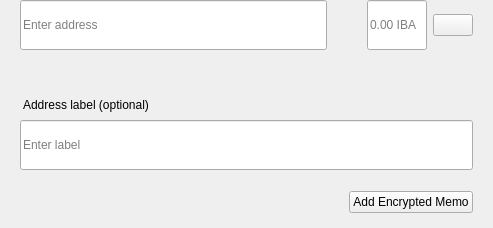
<?xml version="1.0" encoding="UTF-8"?>
<ui version="4.0">
 <class>SendMultiRow</class>
 <widget class="QWidget" name="SendMultiRow">
  <property name="geometry">
   <rect>
    <x>0</x>
    <y>0</y>
    <width>493</width>
    <height>228</height>
   </rect>
  </property>
  <property name="minimumSize">
   <size>
    <width>0</width>
    <height>0</height>
   </size>
  </property>
  <property name="maximumSize">
   <size>
    <width>16777215</width>
    <height>16777215</height>
   </size>
  </property>
  <property name="windowTitle">
   <string>Form</string>
  </property>
  <layout class="QVBoxLayout" name="verticalLayout_3">
   <property name="spacing">
    <number>0</number>
   </property>
   <property name="leftMargin">
    <number>0</number>
   </property>
   <property name="topMargin">
    <number>0</number>
   </property>
   <property name="rightMargin">
    <number>20</number>
   </property>
   <property name="bottomMargin">
    <number>5</number>
   </property>
   <item alignment="Qt::AlignTop">
    <widget class="QWidget" name="widget" native="true">
     <property name="sizePolicy">
      <sizepolicy hsizetype="Expanding" vsizetype="Maximum">
       <horstretch>0</horstretch>
       <verstretch>0</verstretch>
      </sizepolicy>
     </property>
     <property name="minimumSize">
      <size>
       <width>0</width>
       <height>60</height>
      </size>
     </property>
     <property name="maximumSize">
      <size>
       <width>16777215</width>
       <height>85</height>
      </size>
     </property>
     <layout class="QHBoxLayout" name="horizontalLayout" stretch="6,0,2">
      <property name="spacing">
       <number>0</number>
      </property>
      <property name="leftMargin">
       <number>8</number>
      </property>
      <property name="topMargin">
       <number>0</number>
      </property>
      <property name="rightMargin">
       <number>0</number>
      </property>
      <property name="bottomMargin">
       <number>0</number>
      </property>
      <item alignment="Qt::AlignTop">
       <widget class="QStackedWidget" name="stackedAddress">
        <property name="minimumSize">
         <size>
          <width>0</width>
          <height>50</height>
         </size>
        </property>
        <property name="maximumSize">
         <size>
          <width>16777215</width>
          <height>50</height>
         </size>
        </property>
        <widget class="QWidget" name="page_4">
         <property name="sizePolicy">
          <sizepolicy hsizetype="Expanding" vsizetype="Preferred">
           <horstretch>0</horstretch>
           <verstretch>0</verstretch>
          </sizepolicy>
         </property>
         <property name="minimumSize">
          <size>
           <width>0</width>
           <height>50</height>
          </size>
         </property>
         <property name="maximumSize">
          <size>
           <width>16777215</width>
           <height>55</height>
          </size>
         </property>
         <layout class="QVBoxLayout" name="verticalLayout_7">
          <property name="spacing">
           <number>0</number>
          </property>
          <property name="leftMargin">
           <number>12</number>
          </property>
          <property name="topMargin">
           <number>0</number>
          </property>
          <property name="rightMargin">
           <number>0</number>
          </property>
          <property name="bottomMargin">
           <number>0</number>
          </property>
          <item>
           <widget class="QLineEdit" name="lineEditAddress">
            <property name="minimumSize">
             <size>
              <width>0</width>
              <height>50</height>
             </size>
            </property>
            <property name="maximumSize">
             <size>
              <width>16777215</width>
              <height>50</height>
             </size>
            </property>
            <property name="placeholderText">
             <string>Enter address</string>
            </property>
           </widget>
          </item>
         </layout>
        </widget>
        <widget class="QWidget" name="page_3"/>
       </widget>
      </item>
      <item>
       <spacer name="horizontalSpacer_3">
        <property name="orientation">
         <enum>Qt::Horizontal</enum>
        </property>
        <property name="sizeType">
         <enum>QSizePolicy::Fixed</enum>
        </property>
        <property name="sizeHint" stdset="0">
         <size>
          <width>40</width>
          <height>20</height>
         </size>
        </property>
       </spacer>
      </item>
      <item>
       <layout class="QHBoxLayout" name="horizontalLayout_2">
        <property name="spacing">
         <number>6</number>
        </property>
        <item alignment="Qt::AlignTop">
         <widget class="QLineEdit" name="lineEditAmount">
          <property name="sizePolicy">
           <sizepolicy hsizetype="Expanding" vsizetype="Preferred">
            <horstretch>0</horstretch>
            <verstretch>0</verstretch>
           </sizepolicy>
          </property>
          <property name="minimumSize">
           <size>
            <width>0</width>
            <height>50</height>
           </size>
          </property>
          <property name="maximumSize">
           <size>
            <width>16777215</width>
            <height>50</height>
           </size>
          </property>
          <property name="maxLength">
           <number>17</number>
          </property>
          <property name="alignment">
           <set>Qt::AlignLeading|Qt::AlignLeft|Qt::AlignVCenter</set>
          </property>
          <property name="placeholderText">
           <string notr="true">0.00 IBA</string>
          </property>
         </widget>
        </item>
        <item>
         <layout class="QVBoxLayout" name="verticalLayout">
          <property name="topMargin">
           <number>14</number>
          </property>
          <property name="bottomMargin">
           <number>0</number>
          </property>
          <item alignment="Qt::AlignTop">
           <widget class="QPushButton" name="btnMenu">
            <property name="minimumSize">
             <size>
              <width>0</width>
              <height>0</height>
             </size>
            </property>
            <property name="maximumSize">
             <size>
              <width>16777215</width>
              <height>16777215</height>
             </size>
            </property>
            <property name="focusPolicy">
             <enum>Qt::NoFocus</enum>
            </property>
            <property name="text">
             <string/>
            </property>
           </widget>
          </item>
         </layout>
        </item>
       </layout>
      </item>
     </layout>
    </widget>
   </item>
   <item>
    <widget class="QWidget" name="layoutLabel" native="true">
     <property name="minimumSize">
      <size>
       <width>0</width>
       <height>0</height>
      </size>
     </property>
     <property name="maximumSize">
      <size>
       <width>16777215</width>
       <height>16777215</height>
      </size>
     </property>
     <layout class="QVBoxLayout" name="verticalLayout_9">
      <property name="spacing">
       <number>6</number>
      </property>
      <property name="leftMargin">
       <number>20</number>
      </property>
      <property name="topMargin">
       <number>0</number>
      </property>
      <property name="rightMargin">
       <number>0</number>
      </property>
      <property name="bottomMargin">
       <number>10</number>
      </property>
      <item>
       <spacer name="verticalSpacer">
        <property name="orientation">
         <enum>Qt::Vertical</enum>
        </property>
        <property name="sizeType">
         <enum>QSizePolicy::Fixed</enum>
        </property>
        <property name="sizeHint" stdset="0">
         <size>
          <width>20</width>
          <height>20</height>
         </size>
        </property>
       </spacer>
      </item>
      <item>
       <widget class="QLabel" name="labelSubtitleDescription">
        <property name="styleSheet">
         <string notr="true">margin-bottom:2px;
margin-left:0.05px;
padding:0px;</string>
        </property>
        <property name="text">
         <string>Address label (optional)</string>
        </property>
       </widget>
      </item>
      <item>
       <widget class="QLineEdit" name="lineEditDescription">
        <property name="minimumSize">
         <size>
          <width>0</width>
          <height>50</height>
         </size>
        </property>
        <property name="maximumSize">
         <size>
          <width>16777215</width>
          <height>50</height>
         </size>
        </property>
        <property name="placeholderText">
         <string>Enter label</string>
        </property>
       </widget>
      </item>
      <item>
       <spacer name="verticalSpacer_2">
        <property name="orientation">
         <enum>Qt::Vertical</enum>
        </property>
        <property name="sizeType">
         <enum>QSizePolicy::Fixed</enum>
        </property>
        <property name="sizeHint" stdset="0">
         <size>
          <width>20</width>
          <height>15</height>
         </size>
        </property>
       </spacer>
      </item>
      <item>
       <widget class="QWidget" name="containerMemo" native="true">
        <layout class="QHBoxLayout" name="horizontalLayout_5">
         <property name="leftMargin">
          <number>0</number>
         </property>
         <property name="topMargin">
          <number>0</number>
         </property>
         <property name="rightMargin">
          <number>0</number>
         </property>
         <property name="bottomMargin">
          <number>0</number>
         </property>
         <item>
          <spacer name="horizontalSpacer">
           <property name="orientation">
            <enum>Qt::Horizontal</enum>
           </property>
           <property name="sizeHint" stdset="0">
            <size>
             <width>40</width>
             <height>20</height>
            </size>
           </property>
          </spacer>
         </item>
         <item>
          <widget class="QPushButton" name="btnAddMemo">
           <property name="text">
            <string notr="true">Add Encrypted Memo</string>
           </property>
          </widget>
         </item>
        </layout>
       </widget>
      </item>
     </layout>
    </widget>
   </item>
  </layout>
 </widget>
 <resources/>
 <connections/>
</ui>
